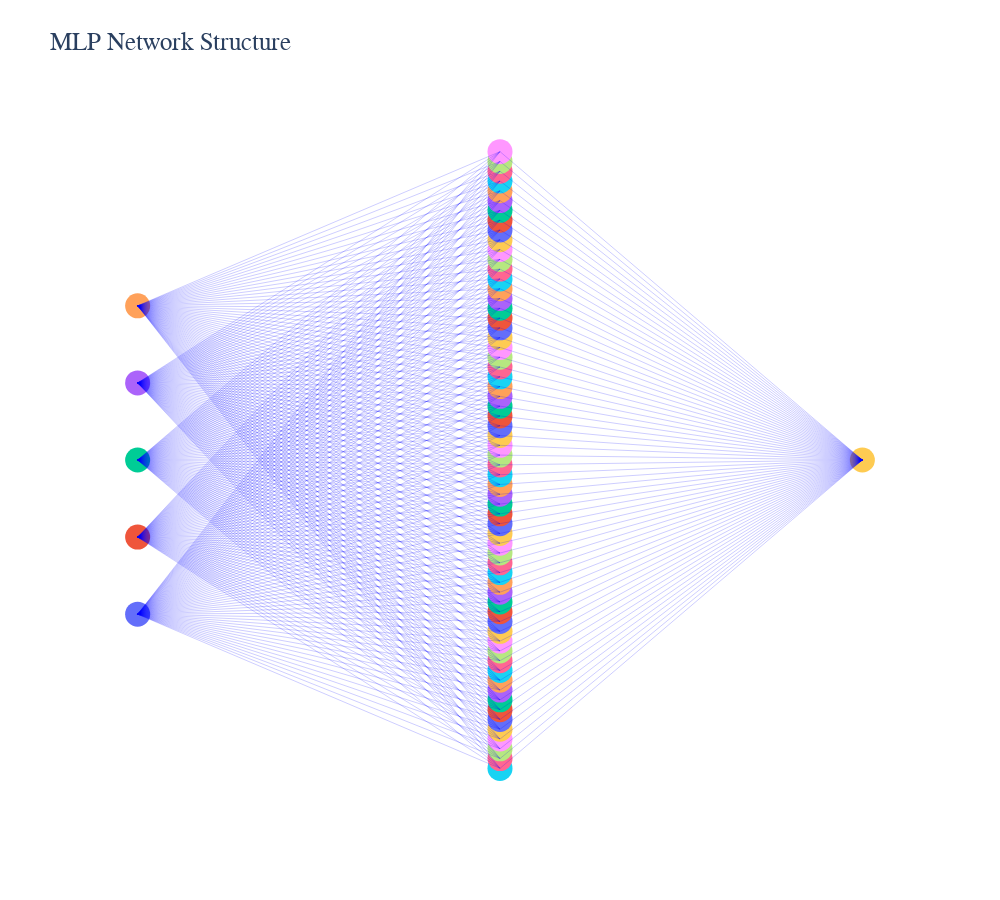

The notebook cell saved with this chart:
### Code cell
import plotly.graph_objects as go
import numpy as np

# 创建MLP模型的实例
mlp_model = MLP(input_size=5, hidden_size=64, output_size=1)

# 定义网络结构图的布局
layout = go.Layout(
    title='MLP Network Structure',
    showlegend=False,
    plot_bgcolor='rgba(0,0,0,0)',
    paper_bgcolor='rgba(0,0,0,0)',
    xaxis=dict(showgrid=False, zeroline=False, showticklabels=False),
    yaxis=dict(showgrid=False, zeroline=False, showticklabels=False),
    font=dict(family='Times New Roman', size=18),
    width=1000, height=900
)

# 构建网络结构图
nodes = []
node_names = []

# 添加输入层节点
input_layer_size = mlp_model.fc1.in_features
input_layer_x = 0
input_layer_y = np.linspace(1, 3, input_layer_size)  # 在垂直方向均匀分布
for i in range(input_layer_size):
    nodes.append(go.Scatter(x=[input_layer_x], y=[input_layer_y[i]], mode='markers', marker=dict(size=25), name=f'Input {i+1}'))
    node_names.append(f'Input {i+1}')

# 添加隐藏层节点
hidden_layer_size = mlp_model.fc1.out_features
hidden_layer_x = 0.5
hidden_layer_y = np.linspace(0, 4, hidden_layer_size)  # 在垂直方向均匀分布
for i in range(hidden_layer_size):
    nodes.append(go.Scatter(x=[hidden_layer_x], y=[hidden_layer_y[i]], mode='markers', marker=dict(size=25), name=f'Hidden {i+1}'))
    node_names.append(f'Hidden {i+1}')

# 添加输出层节点
output_layer_size = mlp_model.fc2.out_features
output_layer_x = 1
output_layer_y = np.linspace(2, 4, output_layer_size)  # 在垂直方向均匀分布
for i in range(output_layer_size):
    nodes.append(go.Scatter(x=[output_layer_x], y=[output_layer_y[i]], mode='markers', marker=dict(size=25), name=f'Output {i+1}'))
    node_names.append(f'Output {i+1}')

# 添加连接线
connections = []
for i in range(input_layer_size):
    for j in range(hidden_layer_size):
        connections.append(go.Scatter(x=[input_layer_x, hidden_layer_x], y=[input_layer_y[i], hidden_layer_y[j]], mode='lines', line=dict(width=0.2, color='blue')))

for i in range(hidden_layer_size):
    for j in range(output_layer_size):
        connections.append(go.Scatter(x=[hidden_layer_x, output_layer_x], y=[hidden_layer_y[i], output_layer_y[j]], mode='lines', line=dict(width=0.2, color='blue')))

# 绘制网络结构图
fig = go.Figure(data=nodes + connections, layout=layout)
fig.write_html('Image/4_10_3.html')
fig.show()
